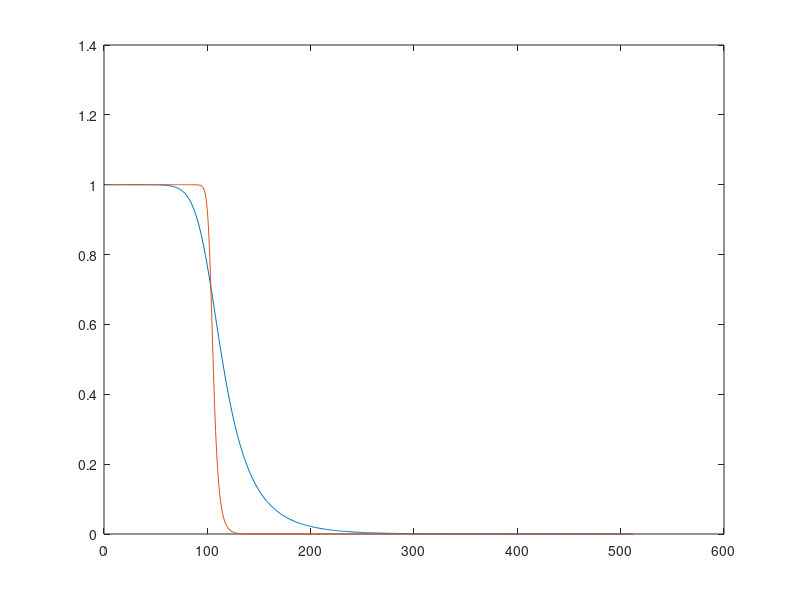
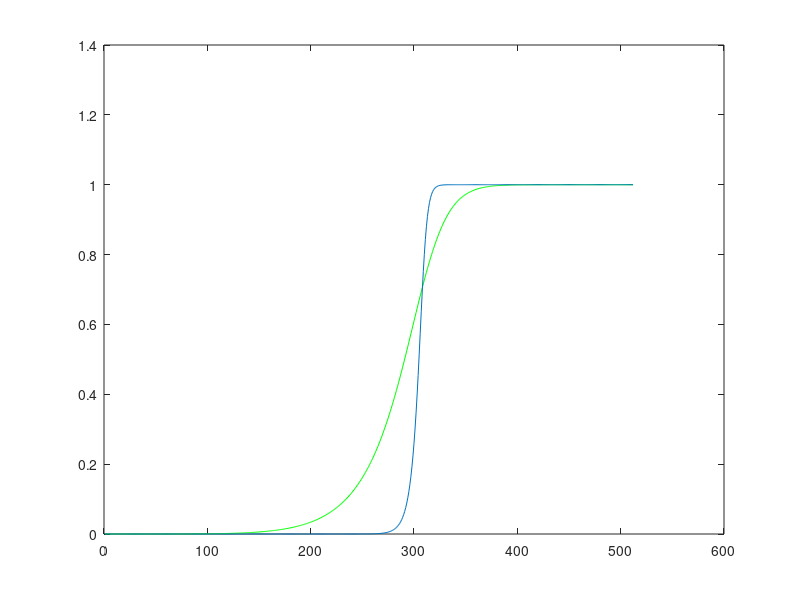
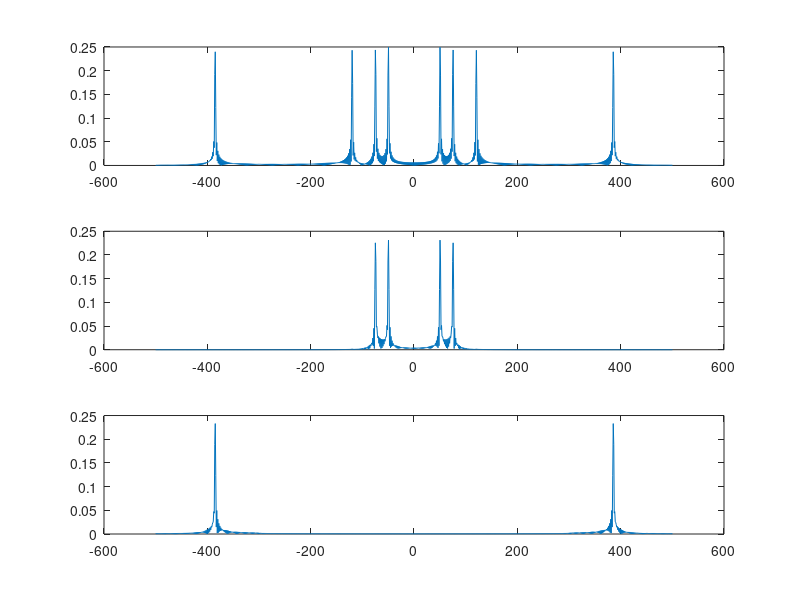

These charts were generated, in order, by the following MATLAB code:
Fs=1000;
Wn=100/(Fs/2);
[b1,a1]=butter(5,Wn,'low');
h1=freqz(b1,a1);
[b2,a2]=butter(25,Wn,'low');
h2=freqz(b2,a2);
figure(1)
plot(abs(h1));
hold;
plot(abs(h2));
Wn1=300/(Fs/2);
[b3,a3]=butter(5,Wn1,'high');
h3=freqz(b3,a3);
[b4,a4]=butter(25,Wn1,'high');
h4=freqz(b4,a4);
figure(2)
plot(abs(h3),'g');
hold;
plot(abs(h4));
t=0:0.001:0.5;
x=cos(2*pi*50*t)+sin(2*pi*75*t)+cos(2*pi*120*t)+sin(2*pi*385*t);


y1=filter(b2,a2,x);
y2=filter(b4,a4,x);


N=1024;
f=linspace(-Fs/2,Fs/2,N);
fftx=abs(fftshift(fft(x,N))/N);
ffty1=abs(fftshift(fft(y1,N))/N);
ffty2=abs(fftshift(fft(y2,N))/N);

figure(3)
subplot(311);
plot(f,fftx);
subplot(312);
plot(f,ffty1);
subplot(313);
plot(f,ffty2);